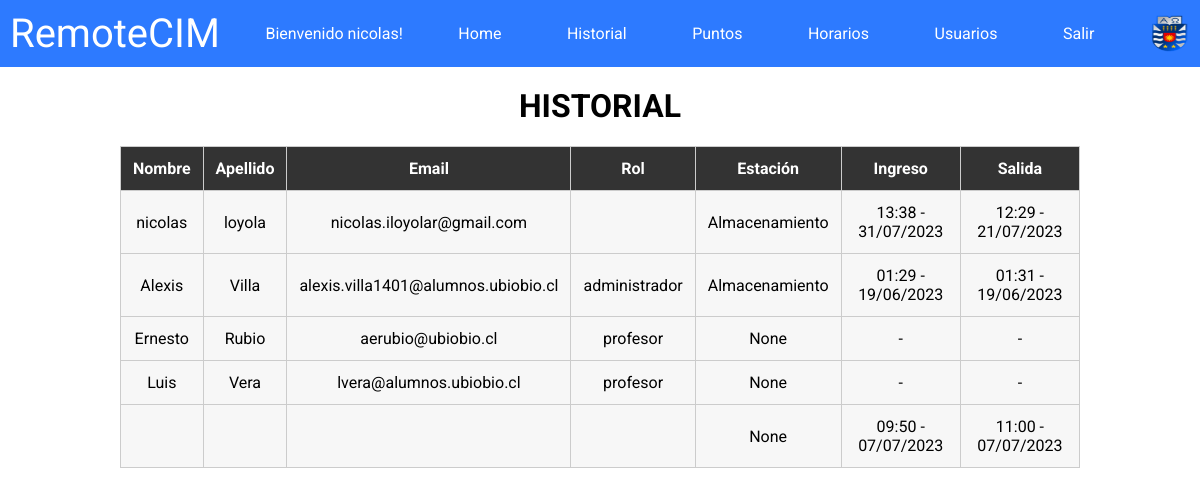
Page /historial/ (signed in) on the earlier database version.
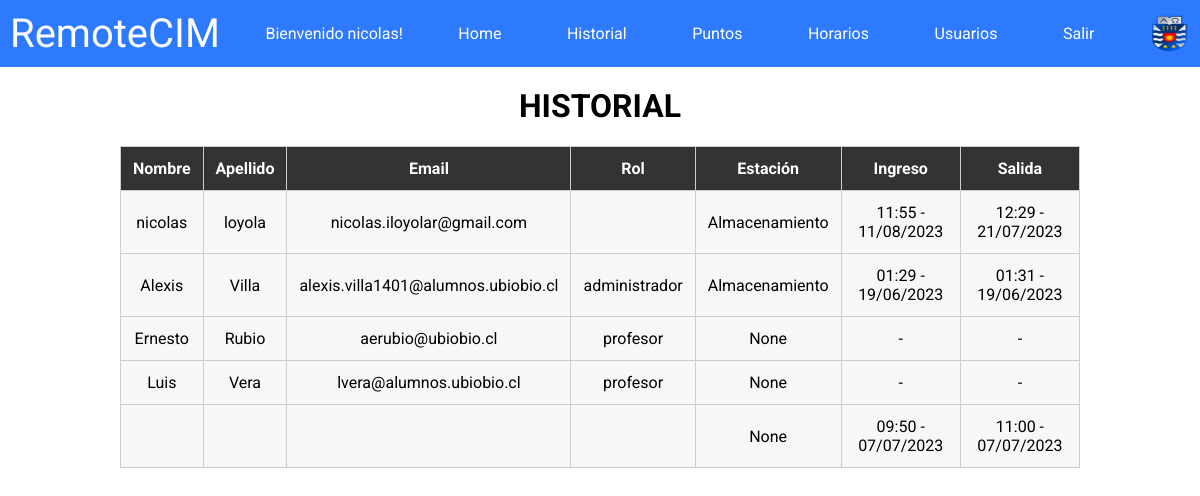
Same page on the later database version.
### remotecim/models.py (models this page shows, shortened)
class Usuario(AbstractBaseUser, PermissionsMixin):
    id_usuario = models.AutoField(primary_key=True)
    nombre = models.CharField(max_length=255)
    apellido = models.CharField(max_length=255)
    email = models.EmailField(max_length=255, unique=True)
    password = models.CharField(max_length=255)
    rol = models.CharField(max_length=255)
    is_active = models.BooleanField(default=True)
    is_staff = models.BooleanField(default=False)
    fecha_hora_inicio = models.DateTimeField(null=True, blank=True)
    fecha_hora_fin = models.DateTimeField(null=True, blank=True)
    horario_confirmado = models.BooleanField(default=False)
    ultima_estacion = models.CharField(max_length=255, choices=(
        ('almacenamiento', 'Almacenamiento'),
        ('mecanizado', 'Mecanizado'),
        ('control_de_calidad', 'Control de Calidad'),
    ), null=True, blank=True)
    USERNAME_FIELD = 'email'
    REQUIRED_FIELDS = ['nombre', 'apellido']
    objects = UsuarioManager()

### remotecim/views.py (the view)
# urls.py: path('historial/', historial_view, name = 'historial'),
def historial_view(request):
    usuarios = Usuario.objects.all()
    if request.user.is_authenticated:
        usuarios = Usuario.objects.all()
        return render(request, 'historial.html', {'usuarios': usuarios})
    else:
        return redirect('login')

### remotecim/templates/historial.html
{% extends 'base.html' %}
{% block content %}
  <h1 class="h1-historial">HISTORIAL</h1>
  <div class="table-container">
    <table class="custom-table">
      <thead>
        <tr>
          <th>Nombre</th>
          <th>Apellido</th>
          <th>Email</th>
          <th>Rol</th>
          <th>Estación</th>
          <th>Ingreso</th>
          <th>Salida</th>
        </tr>
      </thead>
      <tbody>
        {% for usuario in usuarios %}
          <tr>
            <td>{{ usuario.nombre }}</td>
            <td>{{ usuario.apellido }}</td>
            <td>{{ usuario.email }}</td>
            <td>{{ usuario.rol }}</td>
            <td>{{ usuario.ultima_estacion }}</td>
            <td>{{ usuario.fecha_hora_inicio|time:"H:i" }} - {{ usuario.fecha_hora_inicio|date:"d/m/Y" }}</td>
            <td>{{ usuario.fecha_hora_fin|time:"H:i" }} - {{ usuario.fecha_hora_fin|date:"d/m/Y" }}</td>
          </tr>
        {% endfor %}
      </tbody>
    </table>
  </div>
{% endblock %}

### remotecim/templates/navbar.html
{% load static %}
<nav class="navbar">
    <a class="logo-navbar">RemoteCIM</a>
    {% if user.is_authenticated %}
        <div class="navbar-text">Bienvenido {{ user.nombre }}!</div>
        <a class="a-navbar" href="{% url 'home' %}">Home</a>
        <a class="a-navbar" href="{% url 'historial' %}">Historial</a>
        <a class="a-navbar" href="{% url 'puntos' %}">Puntos</a>
        <a class="a-navbar" href="{% url 'horario' %}">Horarios</a>
        {% if user.rol != 'estudiante' %}
            <a class="a-navbar" href="{% url 'registro' %}">Usuarios</a>
        {% endif %}
        <a class="a-navbar" href="{% url 'logout' %}">Salir</a>
    {% endif %}
    <a href="https://www.ubiobio.cl/w/" target="_blank"><img src="{% static 'images/ubb_escudo.png' %}" width="40px" height="40px" alt="logo-ubb-navbar"></a>
</nav>

Differences in the rows shown:
changed Usuario "nicolas": fecha_hora_inicio "13:38" → "11:55"; fecha_hora_inicio "31/07/2023" → "11/08/2023"
